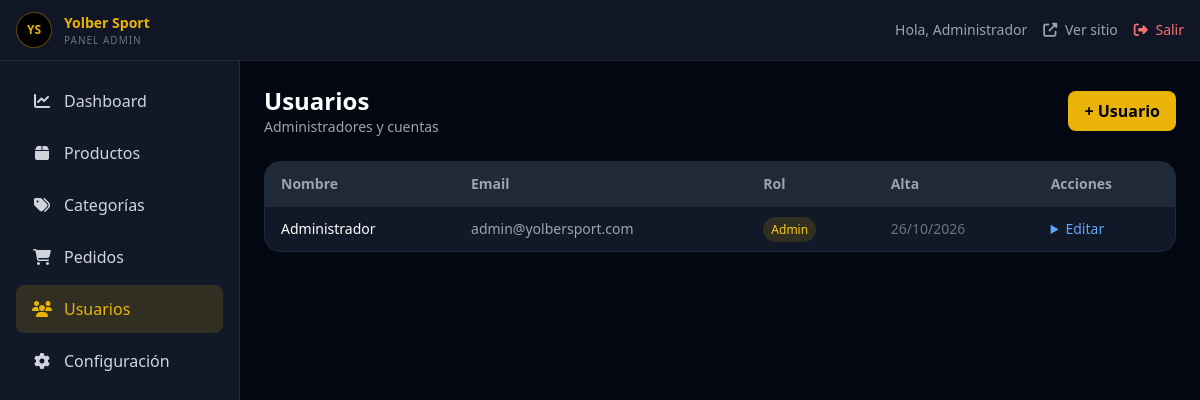
The page /admin/users.php (signed in) on the database its author committed.
### tables this page shows
CREATE TABLE IF NOT EXISTS users (
    id INT AUTO_INCREMENT PRIMARY KEY,
    email VARCHAR(255) UNIQUE NOT NULL,
    password_hash VARCHAR(255) NOT NULL,
    name VARCHAR(255),
    is_admin TINYINT(1) NOT NULL DEFAULT 0,
    created_at TIMESTAMP DEFAULT CURRENT_TIMESTAMP,
    updated_at TIMESTAMP DEFAULT CURRENT_TIMESTAMP ON UPDATE CURRENT_TIMESTAMP,
    INDEX idx_email (email)
);

### config/database.php (called while the page is built, shortened)
<?php
class Database {
    private static $instance = null;
    private $connection;
    private function __construct() {
        $host = getenv('DB_HOST') ?: 'localhost';
        $dbname = getenv('DB_NAME') ?: 'yober_sport';
        $username = getenv('DB_USER') ?: 'root';
        $password = getenv('DB_PASSWORD') ?: '';
        $charset = 'utf8mb4';
        $dsn = "mysql:host=$host;dbname=$dbname;charset=$charset";
        try {
            $this->connection = new PDO($dsn, $username, $password, [
                PDO::ATTR_ERRMODE => PDO::ERRMODE_EXCEPTION,
                PDO::ATTR_DEFAULT_FETCH_MODE => PDO::FETCH_ASSOC,
                PDO::ATTR_EMULATE_PREPARES => false,
            ]);
        } catch (PDOException $e) {
            error_log("Database connection failed: " . $e->getMessage());
            $isApi = strpos($_SERVER['SCRIPT_NAME'] ?? '', '/api/') !== false;
            http_response_code(500);
            if ($isApi) {
                header('Content-Type: application/json');
                echo json_encode(['error' => 'Database connection failed', 'detail' => $e->getMessage()]);
            } else {
                header('Content-Type: text/html; charset=utf-8');
                echo '<!DOCTYPE html><html><body style="font-family:sans-serif;background:#111;color:#fff;padding:2rem">';
                echo '<h1>Error de conexión a la base de datos</h1>';
                echo '<p>Revisa <code>backend/.env</code> (DB_HOST, DB_NAME=yober_sport, DB_USER, DB_PASSWORD).</p>';
                echo '<pre style="color:#f87171">' . htmlspecialchars($e->getMessage()) . '</pre>';
                echo '</body></html>';
            }
            exit;
        }
    }
    private static function loadEnv(): void {
        $path = dirname(__DIR__) . DIRECTORY_SEPARATOR . '.env';
        if (!is_readable($path)) {
            return;
        }
    }
    public static function getInstance() {
        if (self::$instance === null) {
            self::$instance = new self();
        }
        return self::$instance;
    }
    public function query($sql, $params = []) {
        $stmt = $this->connection->prepare($sql);
        $stmt->execute($params);
        return $stmt;
    }
    public function fetchAll($sql, $params = []) {
        $stmt = $this->query($sql, $params);
        return $stmt->fetchAll();
    }
}

### admin/users.php (the view, shortened to what this page needs)
<?php
require_once __DIR__ . '/includes/bootstrap.php';
$db = Database::getInstance();
try {
    $users = $db->fetchAll("SELECT id, email, name, is_admin, created_at FROM users ORDER BY created_at DESC");
} catch (Throwable $e) {
    $users = $db->fetchAll("SELECT id, email, name, created_at FROM users ORDER BY created_at DESC");
    foreach ($users as &$u) { $u['is_admin'] = 0; }
}
?>
<div class="mb-6 flex flex-wrap items-center justify-between gap-4">
    <div>
        <h2 class="text-2xl font-bold">Usuarios</h2>
        <p class="text-sm text-gray-400">Administradores y cuentas</p>
    </div>
    <button onclick="document.getElementById('userModal').style.display='flex'" class="rounded-lg bg-yellow-500 px-4 py-2 font-bold text-black">+ Usuario</button>
</div>
<div class="overflow-hidden rounded-2xl border border-gray-800 bg-gray-900">
    <table class="w-full text-sm">
        <thead class="bg-gray-800 text-left text-gray-400">
            <tr>
                <th class="px-4 py-3">Nombre</th>
                <th class="px-4 py-3">Email</th>
                <th class="px-4 py-3">Rol</th>
                <th class="px-4 py-3">Alta</th>
                <th class="px-4 py-3">Acciones</th>
            </tr>
        </thead>
        <tbody>
            <?php foreach ($users as $user): ?>
                <tr class="border-t border-gray-800">
                    <td class="px-4 py-3"><?php echo htmlspecialchars($user['name'] ?? '—'); ?></td>
                    <td class="px-4 py-3 text-gray-400"><?php echo htmlspecialchars($user['email']); ?></td>
                    <td class="px-4 py-3">
                        <span class="rounded-full px-2 py-1 text-xs <?php echo !empty($user['is_admin']) ? 'bg-yellow-500/15 text-yellow-400' : 'bg-gray-700 text-gray-300'; ?>">
                            <?php echo !empty($user['is_admin']) ? 'Admin' : 'Usuario'; ?>
                        </span>
                    </td>
                    <td class="px-4 py-3 text-gray-500"><?php echo date('d/m/Y', strtotime($user['created_at'])); ?></td>
                    <td class="px-4 py-3">
                        <details class="inline">
                            <summary class="cursor-pointer text-blue-400">Editar</summary>
                        </details>
                    </td>
                </tr>
            <?php endforeach; ?>
        </tbody>
    </table>
</div>

### rows shown on the page
users: name "Administrador", email "admin@yolbersport.com", is_admin "Admin", created_at "26/10/2026"

### other values the page prints
$userName "Administrador"
$item['label'] "Dashboard"
$item['label'] "Productos"
$item['label'] "Categorías"
$item['label'] "Pedidos"
$item['label'] "Usuarios"
$item['label'] "Configuración"
